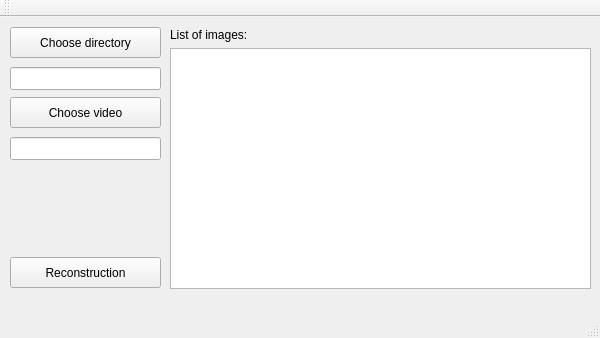
<?xml version="1.0" encoding="UTF-8"?>
<ui version="4.0">
 <class>MainWindow</class>
 <widget class="QMainWindow" name="MainWindow">
  <property name="geometry">
   <rect>
    <x>0</x>
    <y>0</y>
    <width>600</width>
    <height>338</height>
   </rect>
  </property>
  <property name="windowTitle">
   <string>Scene Reconstruction from the Motion</string>
  </property>
  <widget class="QWidget" name="centralWidget">
   <widget class="QPushButton" name="onlineButton">
    <property name="geometry">
     <rect>
      <x>10</x>
      <y>240</y>
      <width>151</width>
      <height>31</height>
     </rect>
    </property>
    <property name="text">
     <string>Reconstruction</string>
    </property>
   </widget>
   <widget class="QPushButton" name="openButton">
    <property name="geometry">
     <rect>
      <x>10</x>
      <y>10</y>
      <width>151</width>
      <height>31</height>
     </rect>
    </property>
    <property name="text">
     <string>Choose directory</string>
    </property>
   </widget>
   <widget class="QLineEdit" name="lineEdit">
    <property name="geometry">
     <rect>
      <x>10</x>
      <y>50</y>
      <width>151</width>
      <height>23</height>
     </rect>
    </property>
   </widget>
   <widget class="QListWidget" name="listWidget">
    <property name="geometry">
     <rect>
      <x>170</x>
      <y>31</y>
      <width>421</width>
      <height>241</height>
     </rect>
    </property>
   </widget>
   <widget class="QLabel" name="label_2">
    <property name="geometry">
     <rect>
      <x>170</x>
      <y>10</y>
      <width>111</width>
      <height>16</height>
     </rect>
    </property>
    <property name="text">
     <string>List of images:</string>
    </property>
   </widget>
   <widget class="QPushButton" name="pushButton">
    <property name="geometry">
     <rect>
      <x>10</x>
      <y>80</y>
      <width>151</width>
      <height>31</height>
     </rect>
    </property>
    <property name="text">
     <string>Choose video</string>
    </property>
   </widget>
   <widget class="QLineEdit" name="lineEdit_2">
    <property name="geometry">
     <rect>
      <x>10</x>
      <y>120</y>
      <width>151</width>
      <height>23</height>
     </rect>
    </property>
   </widget>
  </widget>
  <widget class="QMenuBar" name="menuBar">
   <property name="geometry">
    <rect>
     <x>0</x>
     <y>0</y>
     <width>600</width>
     <height>20</height>
    </rect>
   </property>
  </widget>
  <widget class="QToolBar" name="mainToolBar">
   <attribute name="toolBarArea">
    <enum>TopToolBarArea</enum>
   </attribute>
   <attribute name="toolBarBreak">
    <bool>false</bool>
   </attribute>
  </widget>
  <widget class="QStatusBar" name="statusBar"/>
 </widget>
 <layoutdefault spacing="6" margin="11"/>
 <resources/>
 <connections/>
</ui>
